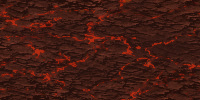
#> input picture client/scripts/_assets/hellyard/hell_land1_1.jpg, 200 x 100 px, given in place of board.png, which was not available
$ python assemble.py ../../client/scripts/_assets/hellyard ../../client/scripts/_assets/hellyard/hell_land1_2.jpg
#> lines starting #> are read from the running program, lines starting #| are printed output that depends on the picture; pictures that were not available may be replaced by others from this repository, and a replacement may not be noted
"""Builds server/public/assets/casino/ from casino.py's renders:

    python3 assemble.py <renders dir> <server/public/assets>

Scales the renders down, keys the monsters' portraits (popups/IC*-150.png, drawn on white) out of their
backgrounds, adds them to the lobby's tiles and the Scratchers' symbols, and draws the Scratchers' coatings.
"""
import os, sys
import numpy as np
from PIL import Image, ImageDraw, ImageFilter, ImageChops
from scipy import ndimage

SRC, ASSETS = sys.argv[1], sys.argv[2]
OUT = os.path.join(ASSETS, "casino")
rng = np.random.default_rng(141)


def load(name):
#> called with name = 'board.png'
    return Image.open(os.path.join(SRC, name)).convert("RGBA")


def save(img, rel, quality=88):
    path = os.path.join(OUT, rel)
    os.makedirs(os.path.dirname(path), exist_ok=True)
    if rel.endswith(".jpg"):
        img.convert("RGB").save(path, quality=quality, optimize=True, progressive=False)
    else:
        img.save(path, optimize=True)
    print(rel, img.size)


def portrait(n):
    """Monster n's portrait (IC<n>-150.png) with its white background made transparent and its grey
    shadow made a soft dark one; cropped to what is left."""
    im = np.asarray(Image.open(os.path.join(ASSETS, "popups", f"IC{n}-150.png")).convert("RGB")).astype(np.float32)
    lum = im.mean(2)
    sat = im.max(2) - im.min(2)
    lab, _ = ndimage.label((sat < 28) & (lum > 95))
    border = set(np.unique(np.concatenate([lab[0], lab[-1], lab[:, 0], lab[:, -1]]))) - {0}
    bg = np.isin(lab, list(border))
    bg |= ndimage.binary_dilation(bg) & ~bg & (lum > 170) & (sat < 60)
    a = np.where(bg, np.clip((255 - lum) / 255 * 1.5, 0, 1) * 0.8, 1.0)
    rgb = np.where(bg[..., None], 0, im)
    img = Image.fromarray(np.dstack([rgb, a * 255]).astype(np.uint8), "RGBA")
    return img.crop(img.getchannel("A").point(lambda v: 255 if v > 40 else 0).getbbox())


# [37 lines left out: functions glow, fit, value_noise, fbm, not called in this run]


# ------------------------------------------------------------------ Magma Drop
def magmadrop():
    b = load("board.png").convert("RGB").resize((474, 394), Image.LANCZOS)
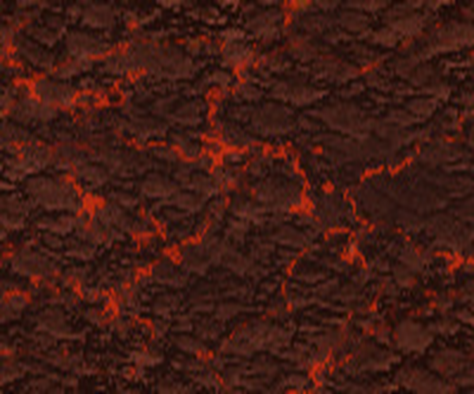
#> b: PIL image 474x394 RGB; mean R, G, B 66.9, 27.5, 19.4
    # darker in the middle, where the pegs are
    arr = 255 * (np.asarray(b).astype(np.float32) / 255) ** 2.0   # darker rock, the cracks still bright
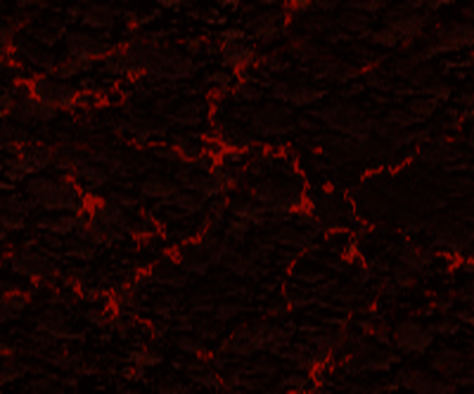
#> arr: shape (394, 474, 3) float32; mean R, G, B 20, 3.2, 1.7
    yy, xx = np.mgrid[0:394, 0:474]
    d = np.sqrt(((xx - 237) / 260) ** 2 + ((yy - 180) / 230) ** 2)
    arr *= np.clip(0.55 + d * 0.5, 0.55, 1.0)[..., None]
    save(Image.fromarray(np.clip(arr, 0, 255).astype(np.uint8)), "magmadrop/board_bg.jpg")
#> in save, `img.convert("RGB").save(path, quality=quality, optimize=True, progress..`:
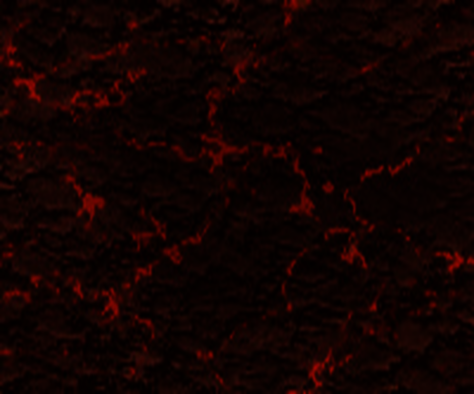
#> saved as board_bg.jpg: PIL image 474x394 RGB; mean R, G, B 16.9, 2.3, 1
#| magmadrop/board_bg.jpg (474, 394)
    save(load("peg.png").resize((18, 18), Image.LANCZOS), "magmadrop/peg.png")
#> call 2 of load, with name = 'peg.png'
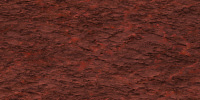
#> input picture client/scripts/_assets/hellyard/hell_land1_2.jpg, 200 x 100 px, given in place of peg.png, which was not available
#> call 2 of save, with rel = 'magmadrop/peg.png', quality = 88
#> in save (call 2), `img.save(path, optimize=True)`:
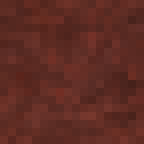
#> saved as peg.png: PIL image 18x18 RGBA (shown 8 times larger); mean R, G, B, A 94.5, 43.9, 35.7, 255
#| magmadrop/peg.png (18, 18)
    save(load("cup.png").resize((34, 30), Image.LANCZOS), "magmadrop/cup.png")
#> call 3 of save, with rel = 'magmadrop/cup.png', quality = 88
#> in save (call 3), `img.save(path, optimize=True)`:
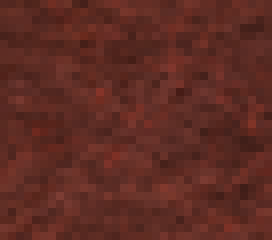
#> saved as cup.png: PIL image 34x30 RGBA (shown 8 times larger); mean R, G, B, A 94.6, 43.9, 35.7, 255
#| magmadrop/cup.png (34, 30)
    save(fit(portrait(1), 40, 40), "magmadrop/spurtz_ball.png")


# ------------------------------------------------------------------ Brimstone Scratchers
SYMBOLS = ["crown", "balthazar", "spurtz", "magma", "sulfur", "coal", "bone"]


# [52 lines left out: functions scratch, coating, not called in this run]


# ------------------------------------------------------------------ the lobby
TILE_MONSTERS = {"magmadrop": [(1, (100, 62), 44)], "scratch": [(6, (98, 44), 58)], "roulette": [(8, (100, 40), 58)],
                 "bonepile": [(7, (100, 44), 56)], "slots": [(3, (96, 44), 60)], "ascent": [(5, (70, 2), 58)],
                 "derby": [(2, (4, 40), 54), (4, (94, 46), 56)]}


# [27 lines left out: function lobby, not called in this run]


# ------------------------------------------------------------------ the monsters, Roulette and Slots
MONSTERS = {"spurtz": 1, "zagnoid": 2, "malphus": 3, "valgos": 4, "balthazar": 5, "grokus": 6, "sabnox": 7, "wormzer": 8}
# the wheel's order (server/src/config/CasinoConfig.ts roulette.monsters): segment 0 King Wormzer, then
# segments 1 to 28 round these
WHEEL = ["spurtz", "zagnoid", "valgos", "malphus", "balthazar", "grokus", "sabnox"]


# [22 lines left out: functions monsters, roulette, not called in this run]


def slots():
    save(load("cabinet.png").resize((480, 400), Image.LANCZOS), "slots/cabinet.png")
    save(load("lever.png").resize((36, 140), Image.LANCZOS), "slots/lever.png")


# [41 lines left out: functions bonepile, ascent, derby, not called in this run]


#> (the run stopped early here; a loop or call above may not have finished)
